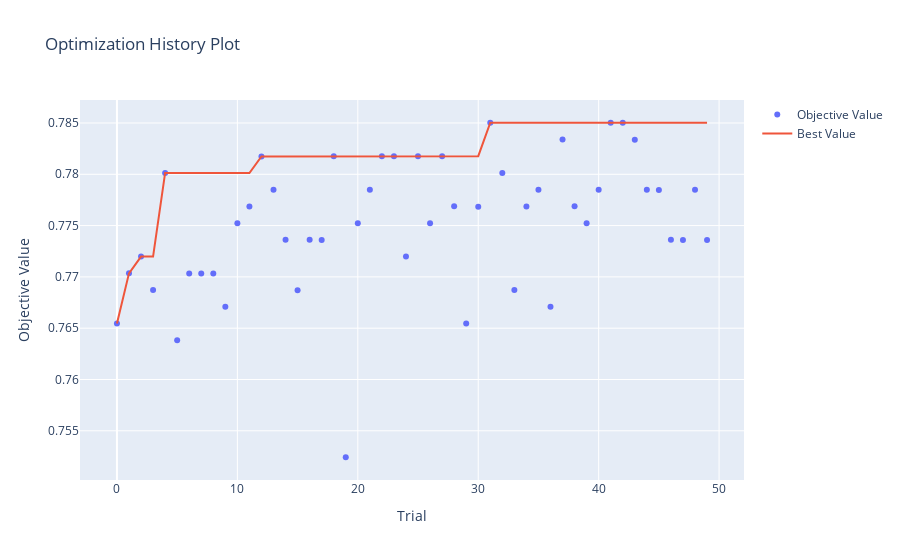

Write notebook code for a chart like this one.
### Code cell
plot_optimization_history(study).show()
